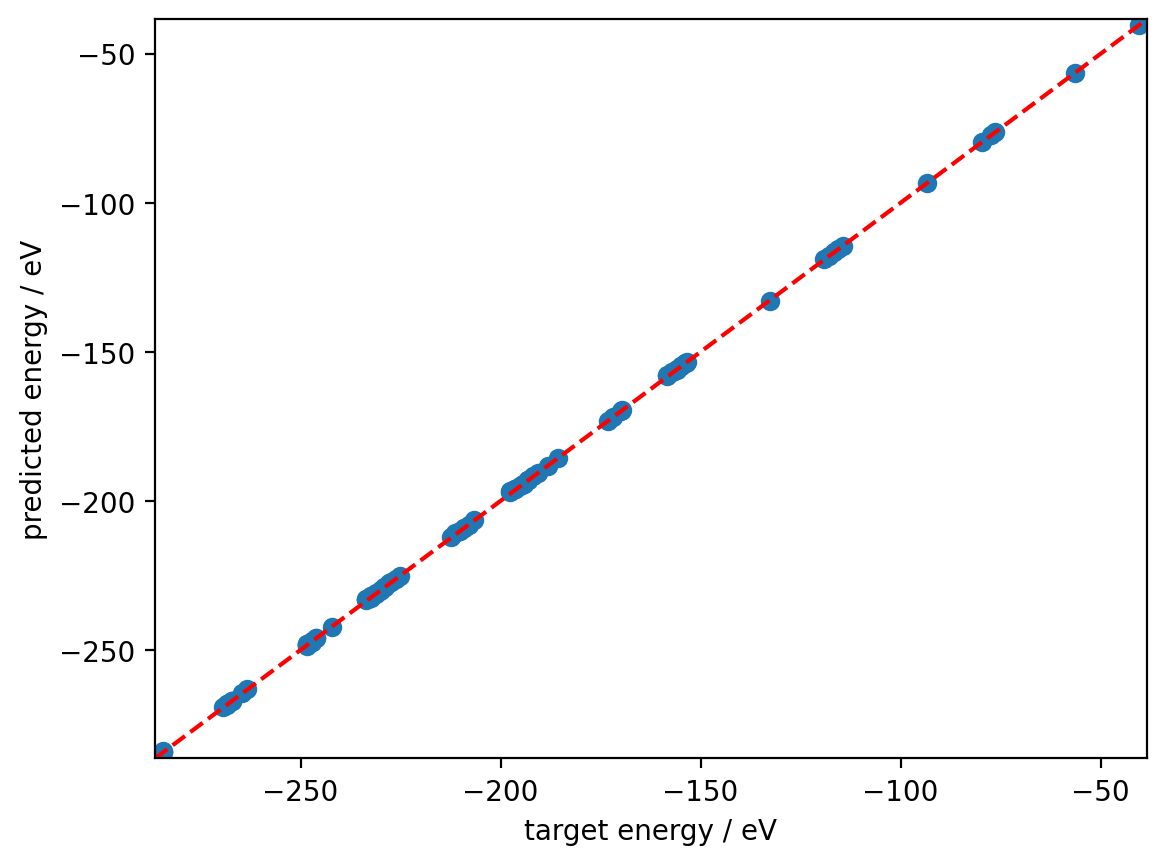

Write the Python code that produced this figure.
"""
Data validation with parity plots for energies and forces
===================================

This tutorial shows how to visualise your model output using parity plot. in the
:ref:`train-from-scratch` we learned how to evaluate a trained model on a test set and
save the results to an output file. Here we will show how to create parity plots from
these results.

"""

# %%
#
# First, we start by importing the necessary libraries, including the integration of ASE
# calculators for metatensor atomistic models.

import ase.md
import ase.md.velocitydistribution
import ase.units
import ase.visualize.plot
import matplotlib.pyplot as plt
import numpy as np
from ase.geometry.analysis import Analysis
from metatomic.torch.ase_calculator import MetatomicCalculator


# %%
#
# Setting up the simulation
# -------------------------
#
# Next, we initialize the simulation by extracting the initial positions from the
# dataset file which we initially trained the model on.

train_frames = ase.io.read("ethanol_reduced_100.xyz", ":")
atoms = train_frames[0].copy()

# %%
#
# Below we show the initial configuration of a single ethanol molecule in vacuum.

ase.visualize.plot.plot_atoms(atoms)

plt.xlabel("Å")
plt.ylabel("Å")

plt.show()


# %%
#
# Our initial coordinates do not include velocities. We initialize the velocities
# according to a Maxwell-Boltzmann Distribution at 300 K.

ase.md.velocitydistribution.MaxwellBoltzmannDistribution(atoms, temperature_K=300)

# %%
#
# We now register our exported model as the energy calculator to obtain energies and
# forces.

atoms.calc = MetatomicCalculator("model.pt", extensions_directory="extensions/")

# %%
#
# Finally, we define the integrator which we use to obtain new positions and velocities
# based on our energy calculator. We use a common timestep of 0.5 fs.

integrator = ase.md.VelocityVerlet(atoms, timestep=0.5 * ase.units.fs)


# %%
#
# Run the simulation
# ------------------
#
# We now have everything ready to run the MD simulation at constant energy (NVE). To
# keep the execution time of this tutorial small we run the simulations only for 100
# steps. If you want to run a longer simulation you can increase the ``n_steps``
# variable.
#
# During the simulation loop we collect data about the simulation for later analysis.


n_steps = 100

potential_energy = np.zeros(n_steps)
kinetic_energy = np.zeros(n_steps)
total_energy = np.zeros(n_steps)
trajectory = []

for step in range(n_steps):
    # run a single simulation step
    integrator.run(1)

    trajectory.append(atoms.copy())
    potential_energy[step] = atoms.get_potential_energy()
    kinetic_energy[step] = atoms.get_kinetic_energy()
    total_energy[step] = atoms.get_total_energy()

# %%
#
# Analyse the results
# -------------------
#
# Energy conservation
# ###################
#
# For a first analysis, we plot the evolution of the mean of the kinetic, potential, and
# total energy which is an important measure for the stability of a simulation.
#
# As shown below we see that both the kinetic, potential, and total energy
# fluctuate but the total energy is conserved over the length of the simulation.


plt.plot(potential_energy - potential_energy.mean(), label="potential energy")
plt.plot(kinetic_energy - kinetic_energy.mean(), label="kinetic energy")
plt.plot(total_energy - total_energy.mean(), label="total energy")

plt.xlabel("step")
plt.ylabel("energy / kcal/mol")
plt.legend()

plt.show()

# %%
#
# Inspect the systems
# ###################
#
# Even though the total energy is conserved, we also have to verify that the ethanol
# molecule is stable and the bonds did not break.

animation = ase.visualize.plot.animate(trajectory, interval=100, save_count=None)
plt.show()

# %%
#
# Carbon-hydrogen radial distribution function
# ############################################
#
# As a final analysis we also calculate and plot the carbon-hydrogen radial distribution
# function (RDF) from the trajectory and compare this to the RDF from the training set.
#
# To use the RDF code from ase we first have to define a unit cell for our systems.
# We choose a cubic one with a side length of 10 Å.

for atoms in train_frames:
    atoms.cell = 10 * np.ones(3)
    atoms.pbc = True

for atoms in trajectory:
    atoms.cell = 10 * np.ones(3)
    atoms.pbc = True

# %%
#
# We now can initilize the :py:class:`ase.geometry.analysis.Analysis` objects and
# compute the the RDF using the :py:meth:`ase.geometry.analysis.Analysis.get_rdf`
# method.

ana_traj = Analysis(trajectory)
ana_train = Analysis(train_frames)

rdf_traj = ana_traj.get_rdf(rmax=5, nbins=50, elements=["C", "H"], return_dists=True)
rdf_train = ana_train.get_rdf(rmax=5, nbins=50, elements=["C", "H"], return_dists=True)

# %%
#
# We extract the bin positions from the returned values and and averege the RDF over the
# whole trajectory and dataset, respectively.

bins = rdf_traj[0][1]
rdf_traj_mean = np.mean([rdf_traj[i][0] for i in range(n_steps)], axis=0)
rdf_train_mean = np.mean([rdf_train[i][0] for i in range(n_steps)], axis=0)

# %%
#
# Plotting the RDF verifies that the hydrogen bonds are stable, confirming that we
# performed an energy-conserving and stable simulation.

plt.plot(bins, rdf_traj_mean, label="trajectory")
plt.plot(bins, rdf_train_mean, label="training set")

plt.legend()
plt.xlabel("r / Å")
plt.ylabel("radial distribution function")

plt.show()






import ase.io
import matplotlib.pyplot as plt
import numpy as np

# load the target and prediction data
targets = ase.io.read("../qm9_reduced_100.xyz", ":")  # TODO: modify path if needed
predictions = ase.io.read("output.xyz", ":")  # TODO: modify path

# extract the energies
e_targets = np.array([frame.info["U0"] for frame in targets])
e_predictions = np.array([frame.get_total_energy() for frame in predictions])

fig, ax = plt.subplots()

ax.scatter(e_targets, e_predictions)

ax.axline((np.min(e_targets), np.min(e_targets)), slope=1, ls="--", color="red")
ax.set_xlabel("target energy / eV")
ax.set_ylabel("predicted energy / eV")
ax.set_xlim([np.min(np.array([e_targets, e_predictions])) - 2, np.max(np.array([e_targets, e_predictions])) + 2])
ax.set_ylim([np.min(np.array([e_targets, e_predictions])) - 2, np.max(np.array([e_targets, e_predictions])) + 2])
